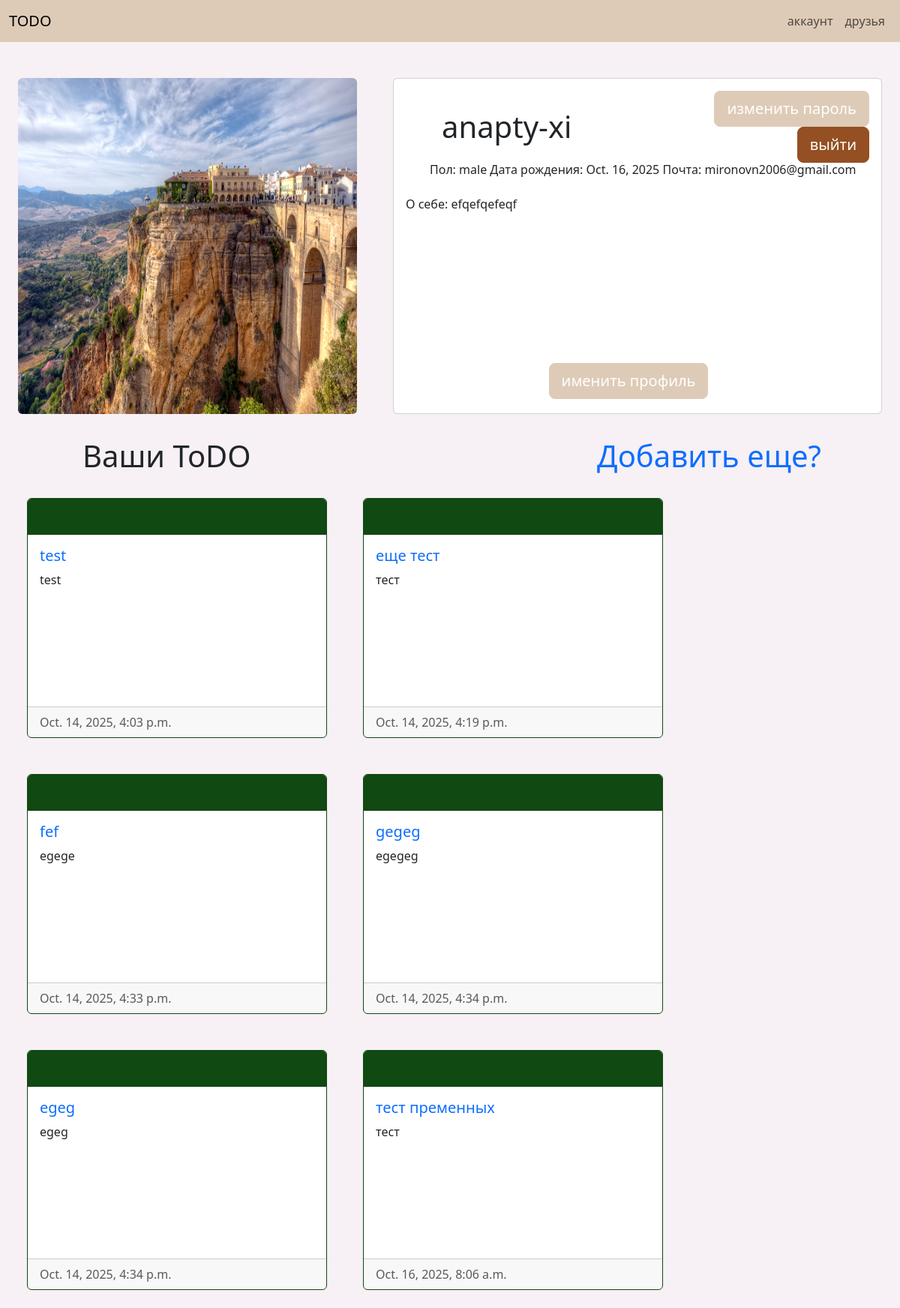
/account/profile_info/ (signed in), run on an earlier commit of the app's database.
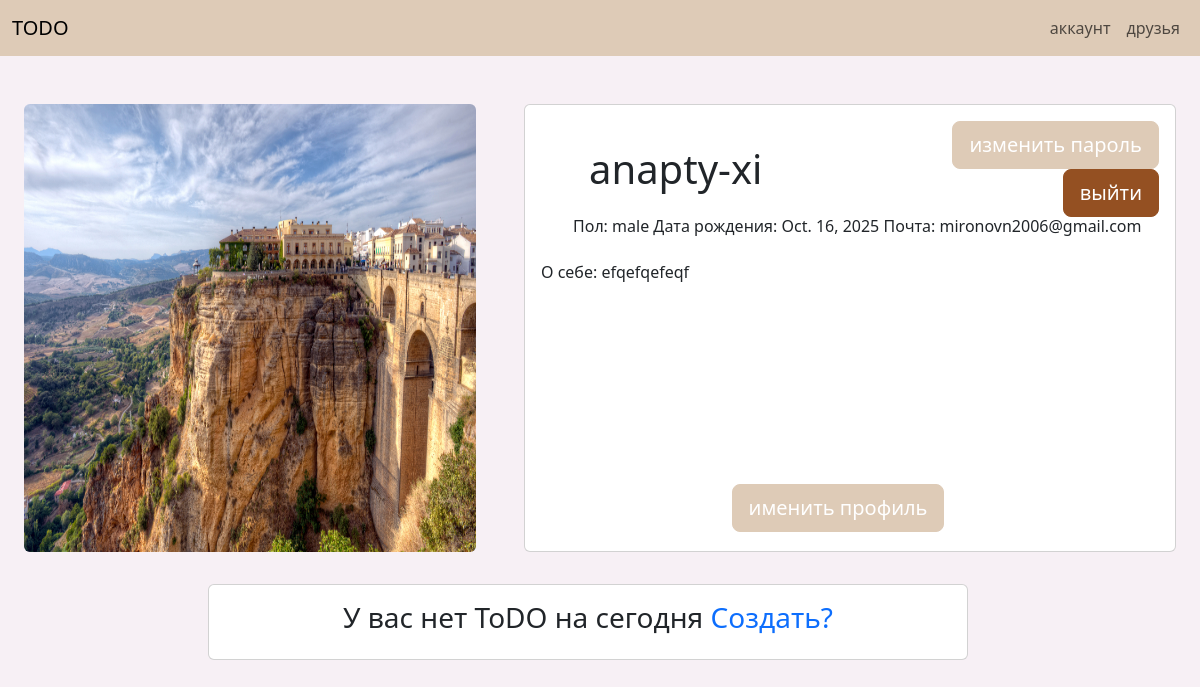
And on a later commit of the database.
### account/models.py (models this page shows, shortened)
class Profile(models.Model):
    class SexChoises(models.TextChoices):
        male = 'М'
        female = 'Ж'
        default = '-'
    user = models.OneToOneField(User, related_name='profile', on_delete=models.CASCADE)
    sex = models.CharField(max_length=1, choices=SexChoises, default=SexChoises.default)
    birthd = models.DateField(blank=True, null=True)
    photo = models.ImageField(upload_to='user_images/', blank=True, null=True)
    preview = models.TextField(blank=True)
    friends = models.ManyToManyField('self', through='friends.Friendship', symmetrical=True)
    class Meta:
        ordering = ['birthd']

### todos/models.py (models this page shows, shortened)
class Todo(models.Model):
    class StatusChoises(models.TextChoices):
        no_report = 'no_report'
        no_confirm = 'no_confirm'
        confirmed = 'confirmed'
    user = models.ForeignKey(User, related_name='todo', on_delete=models.CASCADE)
    name = models.CharField(max_length=64)
    slug = models.SlugField(max_length=64)
    description = models.TextField(max_length=560)
    img = models.ImageField(upload_to='todo_images/', blank=True, null=True)
    publish_date = models.DateTimeField(auto_now_add=True)
    status = models.CharField(choices=StatusChoises, default=StatusChoises.no_report)
    class Meta:
        ordering = ['publish_date',]
    def get_absolute_url(self):
        return reverse('todos:todo_info', kwargs={'pk': self.pk,
                                     'slug': self.slug,
                                     })

### account/views.py (the view)
# urls.py: path('profile_info/', views.profile_info, name='profile_info'),
@login_required
def profile_info(request):
    user = request.user
    user_todos = services.get_user_todos(user)
    return render(request, 'account/profile_info.html', {'user': user, 'user_todos': user_todos})

### account/services.py (called while the page is built)
def get_user_todos(user):
    return Todo.objects.filter(user=user)

### account/templates/account/profile_info.html (shortened to what this page needs)
{% extends 'base.html' %}
{% load static %}
{% load django_bootstrap5 %}
{% block content %}
<div class="container-fluid">
    <div class="row ">
        <div class="col-5 g-5 text-center">
            {% if not user.profile.photo %}
                <img src="{% static 'user_placeholder.png' %}" class="img-fluid" style="height: 28rem; margin-bottom: 2rem;">
            {% else %}
                <img src="{{ user.profile.photo.url }}" class="rounded img-fluid" style="height: 28rem; margin-bottom: 2rem;">
            {% endif %}
        </div>
        <div class="col-7 g-5">
            <div class="card" style="height: 28rem;">
                <div class="card-body">
                    <div class="row">
                        <div class="col-6">
                            <h1 class="card-title mt-4" style="margin-left: 3rem;">{{ user.username }}</h1>
                        </div>
                        <div class="col-6 text-end">
                            <a href="{% url 'account:reset_password_email' %}" class="btn btn-primary btn-lg" style="background-color: #DECBB7; border-color: #DECBB7; color: white;">изменить пароль</a>
                            <a href="{% url 'account:logout' %}" class="btn btn-primary btn-lg" style="background-color: #945022; border-color: #945022; color: white;">выйти</a>
                        </div>
                    </div>
                    <div class="row">
                        <div class="col">
                            <div class="card-text" style="margin-left: 2rem;">
                                <h6 style="font-weight: 300;">
                                    Пол: {{ user.profile.sex }} Дата рождения: {{ user.profile.birthd }} Почта: {{ user.email }}
                                </h6>
                            </div>
                        </div>
                    <div class="row">
                        <div class="col gy-3">
                            <div class="card-text" style="height: 11rem;">О себе: {{ user.profile.preview }}</div>
                        </div>
                    </div>
                    <div class="row text-center">
                        <div class="col g-5">
                            <a href="{% url 'account:profile_info_edit' %}" class="btn btn-primary btn-lg" style="background-color: #DECBB7; border-color: #DECBB7; color: white;">именить профиль</a>
                    </div>
                </div>
            </div>
        </div>
    </div>
</div>
<div class="row">
    {% if user_todos %}
    <div class="col-4 offset-1">
        <h1 class="ml-2">Ваши ToDO</h1>
    </div>
    <div class="col-4 offset-3">
        <a href="{% url 'todos:todo_add' %}" class="text-decoration-none">
        <h1>Добaвить еще?</h1></a>
    </div>
    {% else %}
    <div class="col-8 offset-2">
        <div class="card">
            <div class="card-body">
                <div class="card-text text-center">
                    <h3> У вас нет ToDO на сегодня <span><a href="{% url 'todos:todo_add' %}" class="text-decoration-none">Создать?</a></span></h3>
                </div>
            </div>
        </div>
    </div>
    {% endif %}
</div>
<div class="d-flex flex-wrap justify-content-start">
    {% for todo in user_todos %}
            {% if todo.status == 'no_report' %}
            <div class="card m-4" style="width: 25rem; height: 20rem; border-color: #A22522;">
                <div class="card-header fw-bold" style="background-color: #A22522; height: 3rem;">
            {% elif todo.status == 'no_confirm' %}
            <div class="card m-4" style="width: 25rem; height: 20rem; border-color: #033F63;">
                <div class="card-header fw-bold" style="background-color: #033F63;  height: 3rem;">
            {% elif todo.status == 'confirmed' %}
            <div class="card m-4" style="width: 25rem; height: 20rem; border-color: #104911;">
                <div class="card-header fw-bold" style="background-color: #104911;  height: 3rem;">
            {% endif %}
                </div>
                <div class="card-body" style="background-color: #ffffff;">
                    <h5 class="card-title">
                        <a href="{{ todo.get_absolute_url }}" class="text-decoration-none">{{ todo.name }}</a>
                    </h5>
                    <p class="card-text">{{ todo.description|truncatechars:100 }}</p>
                </div>
                <div class="card-footer text-muted">
                    {{ todo.publish_date }}
                </div>
            </div>
    {% empty %}
    <h1></h1>
    {% endfor %}
    </div>
{% endblock %}

### account/templates/base.html (shortened to what this page needs)
{% load django_bootstrap5 %}
{% bootstrap_css %}
{% load static %}
<!DOCTYPE html>
<html lang="en">
<head>
    <link rel="stylesheet" href="{% static 'extra_css.css' %}">
</head>
<body style="background-color:#F7F0F5;">
    <nav class="navbar navbar-expand-lg sticky-top" style="background-color: #DECBB7;">
        <div class="container-fluid">
            <a class="navbar-brand" href="{% url 'homepage:homepage' %}">TODO</a>
        </div>
        <div class="container-fluid justify-content-end">
            <div class="navbar-nav text-center">
                <a class='nav-link' href="{% url 'account:profile_info' %}">аккаунт</a>
            </div>
            <div class="navbar-nav">
                <a class='nav-link' href="{% url 'friends:friends_search' %}">друзья</a>
            </div>
        </div>
    </nav>
    {% block content %}
    {% endblock %}
</body>
</html>

What changed in the data, as far as the page shows it:
removed Todo: status "confirmed" (drawn), name "test", description "test", publish_date "Oct. 14, 2025, 4:03 p.m."
removed Todo: status "confirmed" (drawn), name "еще тест", description "тест", publish_date "Oct. 14, 2025, 4:19 p.m."
removed Todo: status "confirmed" (drawn), name "fef", description "egege", publish_date "Oct. 14, 2025, 4:33 p.m."
removed Todo: status "confirmed" (drawn), name "gegeg", description "egegeg", publish_date "Oct. 14, 2025, 4:34 p.m."
removed Todo: status "confirmed" (drawn), name "egeg", description "egeg", publish_date "Oct. 14, 2025, 4:34 p.m."
removed Todo: status "confirmed" (drawn), name "тест пременных", description "тест", publish_date "Oct. 16, 2025, 8:06 a.m."
Also different on the page:
text no longer shown: "Ваши ToDO Добaвить еще?"
text now shown: "У вас нет ToDO на сегодня Создать?"
